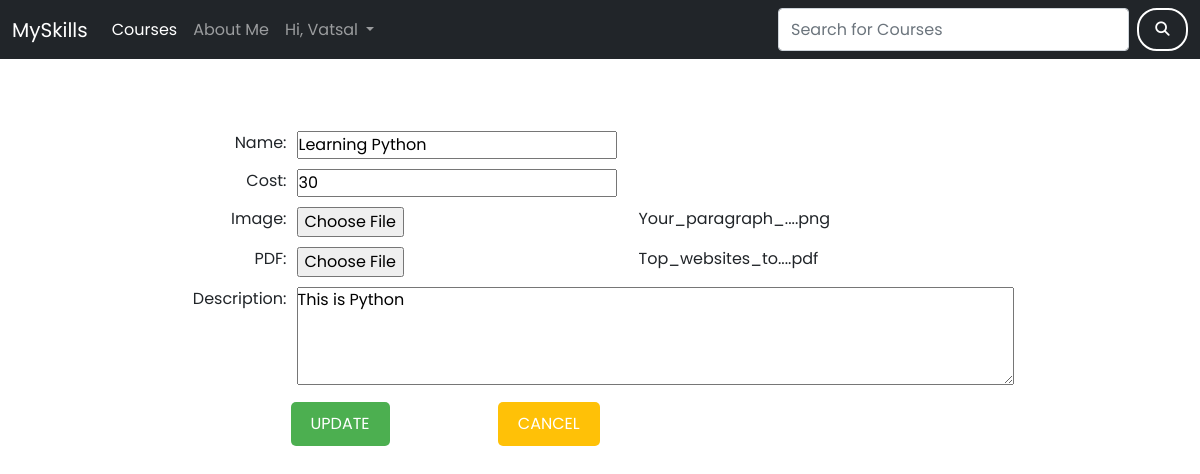
Screenshot of /courses/2/update/ (signed in) with the database file from the repository.
### accounts/models.py (models this page shows, shortened)
class CustomUser(AbstractBaseUser):
    email = models.EmailField(primary_key=True)
    first_name = models.CharField(max_length=150)
    last_name = models.CharField(max_length=150)
    is_verified = models.BooleanField(default=False)
    auth_token = models.CharField(max_length=255, default='')
    is_active = models.BooleanField(default=True)
    is_admin = models.BooleanField(default=False)
    is_staff = models.BooleanField(default=False)
    is_superuser = models.BooleanField(default=False)
    joining_date = models.DateTimeField(auto_now_add=True)
    objects = UserManager()
    USERNAME_FIELD = 'email'
    REQUIRED_FIELDS = ['first_name', 'last_name']
    class Meta:
        verbose_name="User"
        verbose_name_plural="Users"

### courses/models.py (models this page shows, shortened)
class Course(models.Model):
    name = models.CharField(max_length=200)
    cost = models.IntegerField()
    img = models.ImageField(upload_to="img/")
    description = models.TextField(max_length=150)
    added = models.DateTimeField(auto_now_add=True, blank=True)
    last_modified = models.DateTimeField(auto_now=True, blank=True)
    pdf_file = models.FileField(
        storage=FileSystemStorage(location=settings.MEDIA_ROOT),
        upload_to="pdf/",
        default=None)
    class Meta:
        ordering = ['-last_modified']

### courses/views.py (the view, shortened to what this page needs)
# urls.py: path('courses/<int:pk>/update/',views.update_course,name='update'),
def update_course(request, pk):
    if not request.user.is_authenticated or not request.user.is_superuser:
        messages.error(request,"You are not authorised")
        return redirect('courses')
    try:
        course = Course.objects.get(pk=pk)
        img_file_name = course.img.name.split("/")[-1]
        pdf_file_name = course.pdf_file.name.split("/")[-1]
        pdf_file_name, extension1 = os.path.splitext(pdf_file_name)
        pdf_file_name = truncate_text(pdf_file_name, 15) + extension1
        img_file_name, extension2 = os.path.splitext(img_file_name)
        img_file_name = truncate_text(img_file_name, 15) + extension2
        context = {
            "course": course,
            "pdf_file_name": pdf_file_name,
            "img_file_name": img_file_name
        }
        return render(request, 'courses/course_update.html', context)
    except Course.DoesNotExist:
        messages.error(request,"Invalid link")
        return redirect("courses")

### courses/views.py (called while the page is built)
def truncate_text(text, max_length):
    if len(text) > max_length:
        truncated_text = text[:max_length] + "..."
    else:
        truncated_text = text
    return truncated_text

### courses/templates/courses/course_update.html (shortened to what this page needs)
{% extends 'courses/base.html' %}
{% load static %}
{% block content %}
    <br/><br/><br/>
    <div class="form-container">
        <form method="post" enctype="multipart/form-data" action="{% url 'update' course.pk %}">
            <div class="form-field">
                <label for="name">Name:</label>
                <input type="text" id="name" name="name" value="{{ course.name }}" required>
            </div>
            <div class="form-field">
                <label for="cost">Cost:</label>
                <input type="number" id="cost" name="cost" min="0" value="{{ course.cost }}" required>
            </div>
            <div class="form-field">
                <label for="uploadimg">Image:</label>
                <input type="file" id="uploadimg" name="uploadimg" class="file-img-update">
                <span>{{img_file_name|safe}}</span>
            </div>
            <div class="form-field">
                <label for="pdfupload">PDF:</label>
                <input type="file" id="pdfupload" name="pdfupload" class="file-pdf-update">
                <span>{{pdf_file_name|safe}}</span>
            </div>
            <div class="form-field">
                <label for="description">Description:</label>
                <div class="textarea-container">
                    <textarea id="description" name="description" rows="4" cols="50" required>{{ course.description }}</textarea>
                </div>
            </div>
            <button type="submit" class="submit-button" name="update-button" value="update">Update</button>
            <button type="submit" class="cancel-button" name="update-button" value="cancel">Cancel</button>
        </form>
    </div>
{% endblock %}

### courses/templates/courses/base.html (shortened to what this page needs)
{% load static %}
<!DOCTYPE html>
<html lang="en">
  <head>
    <link
      href="https://cdn.jsdelivr.net/npm/bootstrap@5.0.2/dist/css/bootstrap.min.css"
      rel="stylesheet"
    />
    <link
      href="{% static 'fontawesomefree/css/fontawesome.css' %}"
      rel="stylesheet"
      type="text/css"
    />
    <link
      href="{% static 'fontawesomefree/css/brands.css' %}"
      rel="stylesheet"
      type="text/css"
    />
    <link
      href="{% static 'fontawesomefree/css/solid.css' %}"
      rel="stylesheet"
      type="text/css"
    />
    <link
      rel="stylesheet"
      type="text/css"
      href="{% static 'css/styles.css' %}"
    />
  </head>
  <body>
    <nav class="navbar navbar-expand-lg navbar-dark bg-dark">
      <div class="container-fluid">
        <a class="navbar-brand" href="#">MySkills</a>
        <div class="collapse navbar-collapse" id="navbarTogglerDemo02">
          <ul class="navbar-nav me-auto mb-2 mb-lg-0">
            <li class="nav-item">
              <a class="nav-link active" aria-current="page" href="{% url 'home' %}" >Courses</a>
            </li>
            <li class="nav-item">
              <a class="nav-link" href="{% url 'about-me' %}">About Me</a>
            </li>
            <li class="nav-item dropdown">
          <a class="nav-link dropdown-toggle" href="#" id="navbarDropdown" role="button" data-bs-toggle="dropdown" aria-expanded="false">
            {% if request.user.is_authenticated %}
            Hi, {{request.user.first_name}}
            {% else %}
            More
            {% endif %}
          </a>
        </li>
          </ul>
          <form class="d-flex" id="search-form" action="{% url 'search' %}" method="GET" autocomplete="off">
              <input class="form-control me-2" type="search" name="query" value="{{ query }}" placeholder="Search for Courses" aria-label="Search">
              <button class="btn btn-outline-light" type="submit"><i class="fa-solid fa-magnifying-glass"></i></button>
          </form>
        </div>
      </div>
    </nav>
    {% block content %}{% endblock content %}
  </body>
</html>

### static/css/styles.css (style rules this page uses)
* { padding: 0; margin: 0; box-sizing: border-box; }
body { font-family: "Poppins", sans-serif; }
.btn { border: none; font-size: 0.9rem; text-transform: uppercase; border: 2px solid #fff; border-radius: 20px; padding: 0.55rem 0; width: 100px; font-weight: 600; margin: 0; cursor: pointer; color: #fff; }
.form-container { display: flex; justify-content: center; }
.form-field { display: flex; margin-bottom: 10px; }
.form-field label { width: 100px; margin-right: 10px; text-align: right; }
.form-field .textarea-container { flex: 1; }
.form-field textarea { width: 100%; }
.submit-button { background-color: #4caf50; color: white; border: none; padding: 10px 20px; font-size: 16px; cursor: pointer; border-radius: 5px; transition: background-color 0.3s ease; margin-left: 6.5em; text-transform: uppercase; }
.cancel-button { background-color: #ffc107; color: white; border: none; padding: 10px 20px; font-size: 16px; cursor: pointer; border-radius: 5px; transition: background-color 0.3s ease; margin-left: 6.5em; text-transform: uppercase; }
.file-img-update, .file-pdf-update { color: transparent; }
.file-img-update::after { color: black; cursor: not-allowed; pointer-events: none; }
.file-pdf-update::after { color: black; cursor: not-allowed; pointer-events: none; }
button.btn.btn-outline-light[type="submit"] { width: 60px; }

### rows the page displays
CustomUser: user.first_name "Vatsal"
Course: name "Learning Python", cost "30", description "This is Python"

### other values shown
{{ img_file_name|safe }} "Your_paragraph_....png"
{{ pdf_file_name|safe }} "Top_websites_to....pdf"
